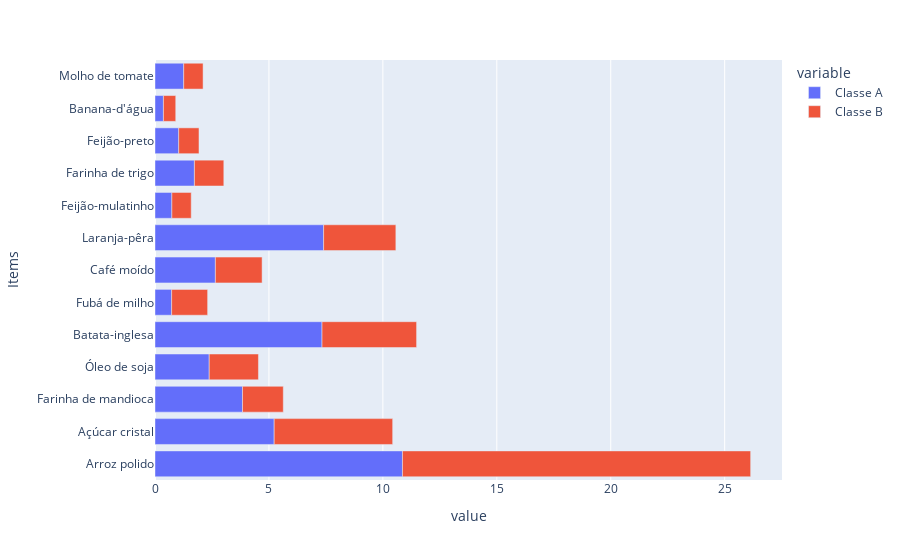

Notebook code for this chart:
### Code cell
px.bar(consumo_nordeste, y = 'Items', x = ['Classe A', 'Classe B',])

### Figure 1 — Plotly figure (JSON) as saved in the notebook; plotly's stock layout.template omitted (floating-point values rounded to 4 significant figures)
{"data": [{"alignmentgroup": "True", "hovertemplate": "variable=Classe A<br>value=%{x}<br>Items=%{y}<extra></extra>", "legendgroup": "Classe A", "marker": {"color": "#636efa", "pattern": {"shape": ""}}, "name": "Classe A", "offsetgroup": "Classe A", "orientation": "h", "showlegend": true, "textposition": "auto", "type": "bar", "x": [10.86, 5.23, 3.84, 2.38, 7.33, 0.73, 2.65, 7.4, 0.74, 1.73, 1.04, 0.37, 1.26], "xaxis": "x", "y": [" Arroz polido", "Açúcar cristal", "Farinha de mandioca", "Óleo de soja", "Batata-inglesa", "Fubá de milho", "Café moído", "Laranja-pêra", "Feijão-mulatinho", "Farinha de trigo", "Feijão-preto", "Banana-d'água", "Molho de tomate"], "yaxis": "y"}, {"alignmentgroup": "True", "hovertemplate": "variable=Classe B<br>value=%{x}<br>Items=%{y}<extra></extra>", "legendgroup": "Classe B", "marker": {"color": "#EF553B", "pattern": {"shape": ""}}, "name": "Classe B", "offsetgroup": "Classe B", "orientation": "h", "showlegend": true, "textposition": "auto", "type": "bar", "x": [15.28, 5.2, 1.79, 2.16, 4.15, 1.58, 2.05, 3.17, 0.85, 1.29, 0.89, 0.54, 0.85], "xaxis": "x", "y": [" Arroz polido", "Açúcar cristal", "Farinha de mandioca", "Óleo de soja", "Batata-inglesa", "Fubá de milho", "Café moído", "Laranja-pêra", "Feijão-mulatinho", "Farinha de trigo", "Feijão-preto", "Banana-d'água", "Molho de tomate"], "yaxis": "y"}], "layout": {"barmode": "relative", "legend": {"title": {"text": "variable"}, "tracegroupgap": 0}, "margin": {"t": 60}, "xaxis": {"anchor": "y", "domain": [0, 1], "title": {"text": "value"}}, "yaxis": {"anchor": "x", "domain": [0, 1], "title": {"text": "Items"}}}}
